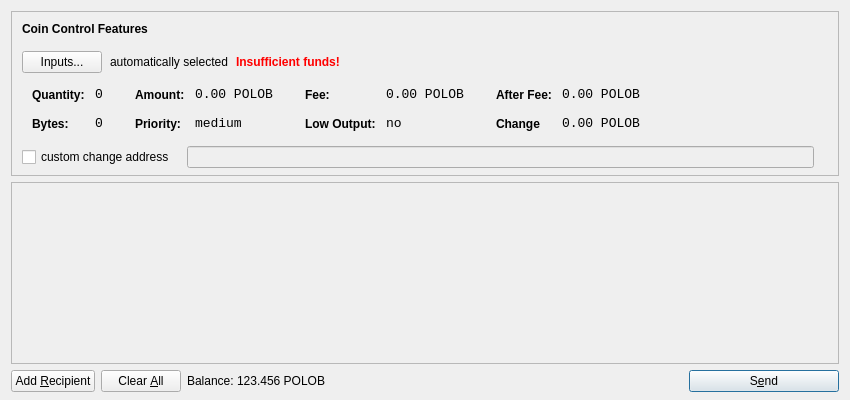
<?xml version="1.0" encoding="UTF-8"?>
<ui version="4.0">
 <class>SendCoinsDialog</class>
 <widget class="QDialog" name="SendCoinsDialog">
  <property name="geometry">
   <rect>
    <x>0</x>
    <y>0</y>
    <width>850</width>
    <height>400</height>
   </rect>
  </property>
  <property name="windowTitle">
   <string>Send Coins</string>
  </property>
  <property name="styleSheet">
   <string notr="true">background-image: url(:/images/bg);</string>
  </property>
  <layout class="QVBoxLayout" name="verticalLayout" stretch="0,1,0">
   <property name="bottomMargin">
    <number>8</number>
   </property>
   <item>
    <widget class="QFrame" name="frameCoinControl">
     <property name="sizePolicy">
      <sizepolicy hsizetype="Expanding" vsizetype="Expanding">
       <horstretch>0</horstretch>
       <verstretch>0</verstretch>
      </sizepolicy>
     </property>
     <property name="maximumSize">
      <size>
       <width>16777215</width>
       <height>16777215</height>
      </size>
     </property>
     <property name="frameShape">
      <enum>QFrame::StyledPanel</enum>
     </property>
     <property name="frameShadow">
      <enum>QFrame::Sunken</enum>
     </property>
     <layout class="QVBoxLayout" name="verticalLayoutCoinControl2">
      <property name="spacing">
       <number>6</number>
      </property>
      <property name="leftMargin">
       <number>0</number>
      </property>
      <property name="topMargin">
       <number>0</number>
      </property>
      <property name="rightMargin">
       <number>0</number>
      </property>
      <property name="bottomMargin">
       <number>6</number>
      </property>
      <item>
       <layout class="QVBoxLayout" name="verticalLayoutCoinControl" stretch="0,0,0,0,1">
        <property name="spacing">
         <number>0</number>
        </property>
        <property name="leftMargin">
         <number>10</number>
        </property>
        <property name="topMargin">
         <number>10</number>
        </property>
        <item>
         <layout class="QHBoxLayout" name="horizontalLayoutCoinControl1">
          <property name="bottomMargin">
           <number>15</number>
          </property>
          <item>
           <widget class="QLabel" name="labelCoinControlFeatures">
            <property name="sizePolicy">
             <sizepolicy hsizetype="Preferred" vsizetype="Maximum">
              <horstretch>0</horstretch>
              <verstretch>0</verstretch>
             </sizepolicy>
            </property>
            <property name="font">
             <font>
              <weight>75</weight>
              <bold>true</bold>
             </font>
            </property>
            <property name="styleSheet">
             <string notr="true">font-weight:bold;</string>
            </property>
            <property name="text">
             <string>Coin Control Features</string>
            </property>
           </widget>
          </item>
         </layout>
        </item>
        <item>
         <layout class="QHBoxLayout" name="horizontalLayoutCoinControl2" stretch="0,0,0,0">
          <property name="spacing">
           <number>8</number>
          </property>
          <property name="bottomMargin">
           <number>10</number>
          </property>
          <item>
           <widget class="QPushButton" name="pushButtonCoinControl">
            <property name="styleSheet">
             <string notr="true"/>
            </property>
            <property name="text">
             <string>Inputs...</string>
            </property>
           </widget>
          </item>
          <item>
           <widget class="QLabel" name="labelCoinControlAutomaticallySelected">
            <property name="text">
             <string>automatically selected</string>
            </property>
            <property name="margin">
             <number>5</number>
            </property>
           </widget>
          </item>
          <item>
           <widget class="QLabel" name="labelCoinControlInsuffFunds">
            <property name="font">
             <font>
              <weight>75</weight>
              <bold>true</bold>
             </font>
            </property>
            <property name="styleSheet">
             <string notr="true">color:red;font-weight:bold;</string>
            </property>
            <property name="text">
             <string>Insufficient funds!</string>
            </property>
            <property name="margin">
             <number>5</number>
            </property>
           </widget>
          </item>
          <item>
           <spacer name="horizontalSpacerCoinControl">
            <property name="orientation">
             <enum>Qt::Horizontal</enum>
            </property>
            <property name="sizeHint" stdset="0">
             <size>
              <width>40</width>
              <height>1</height>
             </size>
            </property>
           </spacer>
          </item>
         </layout>
        </item>
        <item>
         <widget class="QWidget" name="widgetCoinControl" native="true">
          <property name="sizePolicy">
           <sizepolicy hsizetype="Preferred" vsizetype="Preferred">
            <horstretch>0</horstretch>
            <verstretch>0</verstretch>
           </sizepolicy>
          </property>
          <property name="minimumSize">
           <size>
            <width>0</width>
            <height>0</height>
           </size>
          </property>
          <property name="styleSheet">
           <string notr="true"/>
          </property>
          <layout class="QHBoxLayout" name="horizontalLayoutCoinControl5">
           <property name="leftMargin">
            <number>0</number>
           </property>
           <property name="topMargin">
            <number>0</number>
           </property>
           <property name="rightMargin">
            <number>0</number>
           </property>
           <property name="bottomMargin">
            <number>0</number>
           </property>
           <item>
            <layout class="QHBoxLayout" name="horizontalLayoutCoinControl3" stretch="0,0,0,1">
             <property name="spacing">
              <number>20</number>
             </property>
             <property name="topMargin">
              <number>0</number>
             </property>
             <property name="bottomMargin">
              <number>10</number>
             </property>
             <item>
              <layout class="QFormLayout" name="formLayoutCoinControl1">
               <property name="horizontalSpacing">
                <number>10</number>
               </property>
               <property name="verticalSpacing">
                <number>14</number>
               </property>
               <property name="leftMargin">
                <number>10</number>
               </property>
               <property name="topMargin">
                <number>4</number>
               </property>
               <property name="rightMargin">
                <number>6</number>
               </property>
               <item row="0" column="0">
                <widget class="QLabel" name="labelCoinControlQuantityText">
                 <property name="styleSheet">
                  <string notr="true">font-weight:bold;</string>
                 </property>
                 <property name="text">
                  <string>Quantity:</string>
                 </property>
                 <property name="margin">
                  <number>0</number>
                 </property>
                </widget>
               </item>
               <item row="0" column="1">
                <widget class="QLabel" name="labelCoinControlQuantity">
                 <property name="font">
                  <font>
                   <family>Monospace</family>
                   <pointsize>10</pointsize>
                  </font>
                 </property>
                 <property name="cursor">
                  <cursorShape>IBeamCursor</cursorShape>
                 </property>
                 <property name="contextMenuPolicy">
                  <enum>Qt::ActionsContextMenu</enum>
                 </property>
                 <property name="text">
                  <string>0</string>
                 </property>
                 <property name="margin">
                  <number>0</number>
                 </property>
                 <property name="textInteractionFlags">
                  <set>Qt::LinksAccessibleByMouse|Qt::TextSelectableByKeyboard|Qt::TextSelectableByMouse</set>
                 </property>
                </widget>
               </item>
               <item row="1" column="0">
                <widget class="QLabel" name="labelCoinControlBytesText">
                 <property name="styleSheet">
                  <string notr="true">font-weight:bold;</string>
                 </property>
                 <property name="text">
                  <string>Bytes:</string>
                 </property>
                </widget>
               </item>
               <item row="1" column="1">
                <widget class="QLabel" name="labelCoinControlBytes">
                 <property name="font">
                  <font>
                   <family>Monospace</family>
                   <pointsize>10</pointsize>
                  </font>
                 </property>
                 <property name="cursor">
                  <cursorShape>IBeamCursor</cursorShape>
                 </property>
                 <property name="contextMenuPolicy">
                  <enum>Qt::ActionsContextMenu</enum>
                 </property>
                 <property name="text">
                  <string>0</string>
                 </property>
                 <property name="textInteractionFlags">
                  <set>Qt::LinksAccessibleByMouse|Qt::TextSelectableByKeyboard|Qt::TextSelectableByMouse</set>
                 </property>
                </widget>
               </item>
              </layout>
             </item>
             <item>
              <layout class="QFormLayout" name="formLayoutCoinControl2">
               <property name="horizontalSpacing">
                <number>10</number>
               </property>
               <property name="verticalSpacing">
                <number>14</number>
               </property>
               <property name="leftMargin">
                <number>6</number>
               </property>
               <property name="topMargin">
                <number>4</number>
               </property>
               <property name="rightMargin">
                <number>6</number>
               </property>
               <item row="0" column="0">
                <widget class="QLabel" name="labelCoinControlAmountText">
                 <property name="styleSheet">
                  <string notr="true">font-weight:bold;</string>
                 </property>
                 <property name="text">
                  <string>Amount:</string>
                 </property>
                 <property name="margin">
                  <number>0</number>
                 </property>
                </widget>
               </item>
               <item row="0" column="1">
                <widget class="QLabel" name="labelCoinControlAmount">
                 <property name="font">
                  <font>
                   <family>Monospace</family>
                   <pointsize>10</pointsize>
                  </font>
                 </property>
                 <property name="cursor">
                  <cursorShape>IBeamCursor</cursorShape>
                 </property>
                 <property name="contextMenuPolicy">
                  <enum>Qt::ActionsContextMenu</enum>
                 </property>
                 <property name="text">
                  <string>0.00 POLOB</string>
                 </property>
                 <property name="textInteractionFlags">
                  <set>Qt::LinksAccessibleByMouse|Qt::TextSelectableByKeyboard|Qt::TextSelectableByMouse</set>
                 </property>
                </widget>
               </item>
               <item row="1" column="0">
                <widget class="QLabel" name="labelCoinControlPriorityText">
                 <property name="styleSheet">
                  <string notr="true">font-weight:bold;</string>
                 </property>
                 <property name="text">
                  <string>Priority:</string>
                 </property>
                </widget>
               </item>
               <item row="1" column="1">
                <widget class="QLabel" name="labelCoinControlPriority">
                 <property name="font">
                  <font>
                   <family>Monospace</family>
                   <pointsize>10</pointsize>
                  </font>
                 </property>
                 <property name="cursor">
                  <cursorShape>IBeamCursor</cursorShape>
                 </property>
                 <property name="contextMenuPolicy">
                  <enum>Qt::ActionsContextMenu</enum>
                 </property>
                 <property name="text">
                  <string>medium</string>
                 </property>
                 <property name="textInteractionFlags">
                  <set>Qt::LinksAccessibleByMouse|Qt::TextSelectableByKeyboard|Qt::TextSelectableByMouse</set>
                 </property>
                </widget>
               </item>
              </layout>
             </item>
             <item>
              <layout class="QFormLayout" name="formLayoutCoinControl3">
               <property name="horizontalSpacing">
                <number>10</number>
               </property>
               <property name="verticalSpacing">
                <number>14</number>
               </property>
               <property name="leftMargin">
                <number>6</number>
               </property>
               <property name="topMargin">
                <number>4</number>
               </property>
               <property name="rightMargin">
                <number>6</number>
               </property>
               <item row="0" column="0">
                <widget class="QLabel" name="labelCoinControlFeeText">
                 <property name="styleSheet">
                  <string notr="true">font-weight:bold;</string>
                 </property>
                 <property name="text">
                  <string>Fee:</string>
                 </property>
                 <property name="margin">
                  <number>0</number>
                 </property>
                </widget>
               </item>
               <item row="0" column="1">
                <widget class="QLabel" name="labelCoinControlFee">
                 <property name="font">
                  <font>
                   <family>Monospace</family>
                   <pointsize>10</pointsize>
                  </font>
                 </property>
                 <property name="cursor">
                  <cursorShape>IBeamCursor</cursorShape>
                 </property>
                 <property name="contextMenuPolicy">
                  <enum>Qt::ActionsContextMenu</enum>
                 </property>
                 <property name="text">
                  <string>0.00 POLOB</string>
                 </property>
                 <property name="textInteractionFlags">
                  <set>Qt::LinksAccessibleByMouse|Qt::TextSelectableByKeyboard|Qt::TextSelectableByMouse</set>
                 </property>
                </widget>
               </item>
               <item row="1" column="0">
                <widget class="QLabel" name="labelCoinControlLowOutputText">
                 <property name="styleSheet">
                  <string notr="true">font-weight:bold;</string>
                 </property>
                 <property name="text">
                  <string>Low Output:</string>
                 </property>
                </widget>
               </item>
               <item row="1" column="1">
                <widget class="QLabel" name="labelCoinControlLowOutput">
                 <property name="font">
                  <font>
                   <family>Monospace</family>
                   <pointsize>10</pointsize>
                  </font>
                 </property>
                 <property name="cursor">
                  <cursorShape>IBeamCursor</cursorShape>
                 </property>
                 <property name="contextMenuPolicy">
                  <enum>Qt::ActionsContextMenu</enum>
                 </property>
                 <property name="text">
                  <string>no</string>
                 </property>
                 <property name="textInteractionFlags">
                  <set>Qt::LinksAccessibleByMouse|Qt::TextSelectableByKeyboard|Qt::TextSelectableByMouse</set>
                 </property>
                </widget>
               </item>
              </layout>
             </item>
             <item>
              <layout class="QFormLayout" name="formLayoutCoinControl4">
               <property name="horizontalSpacing">
                <number>10</number>
               </property>
               <property name="verticalSpacing">
                <number>14</number>
               </property>
               <property name="leftMargin">
                <number>6</number>
               </property>
               <property name="topMargin">
                <number>4</number>
               </property>
               <property name="rightMargin">
                <number>6</number>
               </property>
               <item row="0" column="0">
                <widget class="QLabel" name="labelCoinControlAfterFeeText">
                 <property name="styleSheet">
                  <string notr="true">font-weight:bold;</string>
                 </property>
                 <property name="text">
                  <string>After Fee:</string>
                 </property>
                 <property name="margin">
                  <number>0</number>
                 </property>
                </widget>
               </item>
               <item row="0" column="1">
                <widget class="QLabel" name="labelCoinControlAfterFee">
                 <property name="font">
                  <font>
                   <family>Monospace</family>
                   <pointsize>10</pointsize>
                  </font>
                 </property>
                 <property name="cursor">
                  <cursorShape>IBeamCursor</cursorShape>
                 </property>
                 <property name="contextMenuPolicy">
                  <enum>Qt::ActionsContextMenu</enum>
                 </property>
                 <property name="text">
                  <string>0.00 POLOB</string>
                 </property>
                 <property name="textInteractionFlags">
                  <set>Qt::LinksAccessibleByMouse|Qt::TextSelectableByKeyboard|Qt::TextSelectableByMouse</set>
                 </property>
                </widget>
               </item>
               <item row="1" column="0">
                <widget class="QLabel" name="labelCoinControlChangeText">
                 <property name="styleSheet">
                  <string notr="true">font-weight:bold;</string>
                 </property>
                 <property name="text">
                  <string>Change</string>
                 </property>
                </widget>
               </item>
               <item row="1" column="1">
                <widget class="QLabel" name="labelCoinControlChange">
                 <property name="font">
                  <font>
                   <family>Monospace</family>
                   <pointsize>10</pointsize>
                  </font>
                 </property>
                 <property name="cursor">
                  <cursorShape>IBeamCursor</cursorShape>
                 </property>
                 <property name="contextMenuPolicy">
                  <enum>Qt::ActionsContextMenu</enum>
                 </property>
                 <property name="text">
                  <string>0.00 POLOB</string>
                 </property>
                 <property name="textInteractionFlags">
                  <set>Qt::LinksAccessibleByMouse|Qt::TextSelectableByKeyboard|Qt::TextSelectableByMouse</set>
                 </property>
                </widget>
               </item>
              </layout>
             </item>
            </layout>
           </item>
          </layout>
         </widget>
        </item>
        <item>
         <layout class="QHBoxLayout" name="horizontalLayoutCoinControl4" stretch="0,0,0">
          <property name="spacing">
           <number>12</number>
          </property>
          <property name="sizeConstraint">
           <enum>QLayout::SetDefaultConstraint</enum>
          </property>
          <property name="topMargin">
           <number>5</number>
          </property>
          <property name="rightMargin">
           <number>5</number>
          </property>
          <item>
           <widget class="QCheckBox" name="checkBoxCoinControlChange">
            <property name="text">
             <string>custom change address</string>
            </property>
           </widget>
          </item>
          <item>
           <widget class="QLineEdit" name="lineEditCoinControlChange">
            <property name="enabled">
             <bool>false</bool>
            </property>
            <property name="sizePolicy">
             <sizepolicy hsizetype="Expanding" vsizetype="Fixed">
              <horstretch>0</horstretch>
              <verstretch>0</verstretch>
             </sizepolicy>
            </property>
           </widget>
          </item>
          <item>
           <widget class="QLabel" name="labelCoinControlChangeLabel">
            <property name="sizePolicy">
             <sizepolicy hsizetype="Preferred" vsizetype="Expanding">
              <horstretch>0</horstretch>
              <verstretch>0</verstretch>
             </sizepolicy>
            </property>
            <property name="minimumSize">
             <size>
              <width>0</width>
              <height>0</height>
             </size>
            </property>
            <property name="text">
             <string/>
            </property>
            <property name="margin">
             <number>3</number>
            </property>
           </widget>
          </item>
         </layout>
        </item>
        <item>
         <spacer name="verticalSpacerCoinControl">
          <property name="orientation">
           <enum>Qt::Vertical</enum>
          </property>
          <property name="sizeHint" stdset="0">
           <size>
            <width>800</width>
            <height>1</height>
           </size>
          </property>
         </spacer>
        </item>
       </layout>
      </item>
     </layout>
    </widget>
   </item>
   <item>
    <widget class="QScrollArea" name="scrollArea">
     <property name="widgetResizable">
      <bool>true</bool>
     </property>
     <widget class="QWidget" name="scrollAreaWidgetContents">
      <property name="geometry">
       <rect>
        <x>0</x>
        <y>0</y>
        <width>830</width>
        <height>172</height>
       </rect>
      </property>
      <layout class="QVBoxLayout" name="verticalLayout_2">
       <property name="leftMargin">
        <number>0</number>
       </property>
       <property name="topMargin">
        <number>0</number>
       </property>
       <property name="rightMargin">
        <number>0</number>
       </property>
       <property name="bottomMargin">
        <number>0</number>
       </property>
       <item>
        <layout class="QVBoxLayout" name="entries">
         <property name="spacing">
          <number>6</number>
         </property>
        </layout>
       </item>
       <item>
        <spacer name="verticalSpacer">
         <property name="orientation">
          <enum>Qt::Vertical</enum>
         </property>
         <property name="sizeHint" stdset="0">
          <size>
           <width>20</width>
           <height>40</height>
          </size>
         </property>
        </spacer>
       </item>
      </layout>
     </widget>
    </widget>
   </item>
   <item>
    <layout class="QHBoxLayout" name="horizontalLayout">
     <item>
      <widget class="QPushButton" name="addButton">
       <property name="toolTip">
        <string>Send to multiple recipients at once</string>
       </property>
       <property name="text">
        <string>Add &amp;Recipient</string>
       </property>
       <property name="icon">
        <iconset resource="../bitcoin.qrc">
         <normaloff>:/icons/add</normaloff>:/icons/add</iconset>
       </property>
       <property name="autoDefault">
        <bool>false</bool>
       </property>
      </widget>
     </item>
     <item>
      <widget class="QPushButton" name="clearButton">
       <property name="sizePolicy">
        <sizepolicy hsizetype="Minimum" vsizetype="Fixed">
         <horstretch>0</horstretch>
         <verstretch>0</verstretch>
        </sizepolicy>
       </property>
       <property name="toolTip">
        <string>Remove all transaction fields</string>
       </property>
       <property name="text">
        <string>Clear &amp;All</string>
       </property>
       <property name="icon">
        <iconset resource="../bitcoin.qrc">
         <normaloff>:/icons/remove</normaloff>:/icons/remove</iconset>
       </property>
       <property name="autoRepeatDelay">
        <number>300</number>
       </property>
       <property name="autoDefault">
        <bool>false</bool>
       </property>
      </widget>
     </item>
     <item>
      <layout class="QHBoxLayout" name="horizontalLayout_2">
       <property name="spacing">
        <number>3</number>
       </property>
       <item>
        <widget class="QLabel" name="label">
         <property name="sizePolicy">
          <sizepolicy hsizetype="Preferred" vsizetype="Fixed">
           <horstretch>0</horstretch>
           <verstretch>0</verstretch>
          </sizepolicy>
         </property>
         <property name="text">
          <string>Balance:</string>
         </property>
        </widget>
       </item>
       <item>
        <widget class="QLabel" name="labelBalance">
         <property name="sizePolicy">
          <sizepolicy hsizetype="Preferred" vsizetype="Fixed">
           <horstretch>0</horstretch>
           <verstretch>0</verstretch>
          </sizepolicy>
         </property>
         <property name="cursor">
          <cursorShape>IBeamCursor</cursorShape>
         </property>
         <property name="text">
          <string>123.456 POLOB</string>
         </property>
         <property name="textInteractionFlags">
          <set>Qt::LinksAccessibleByMouse|Qt::TextSelectableByKeyboard|Qt::TextSelectableByMouse</set>
         </property>
        </widget>
       </item>
      </layout>
     </item>
     <item>
      <spacer name="horizontalSpacer">
       <property name="orientation">
        <enum>Qt::Horizontal</enum>
       </property>
       <property name="sizeHint" stdset="0">
        <size>
         <width>40</width>
         <height>20</height>
        </size>
       </property>
      </spacer>
     </item>
     <item>
      <widget class="QPushButton" name="sendButton">
       <property name="minimumSize">
        <size>
         <width>150</width>
         <height>0</height>
        </size>
       </property>
       <property name="toolTip">
        <string>Confirm the send action</string>
       </property>
       <property name="text">
        <string>S&amp;end</string>
       </property>
       <property name="icon">
        <iconset resource="../bitcoin.qrc">
         <normaloff>:/icons/send</normaloff>:/icons/send</iconset>
       </property>
       <property name="default">
        <bool>true</bool>
       </property>
      </widget>
     </item>
    </layout>
   </item>
  </layout>
 </widget>
 <resources>
  <include location="../bitcoin.qrc"/>
 </resources>
 <connections/>
</ui>
